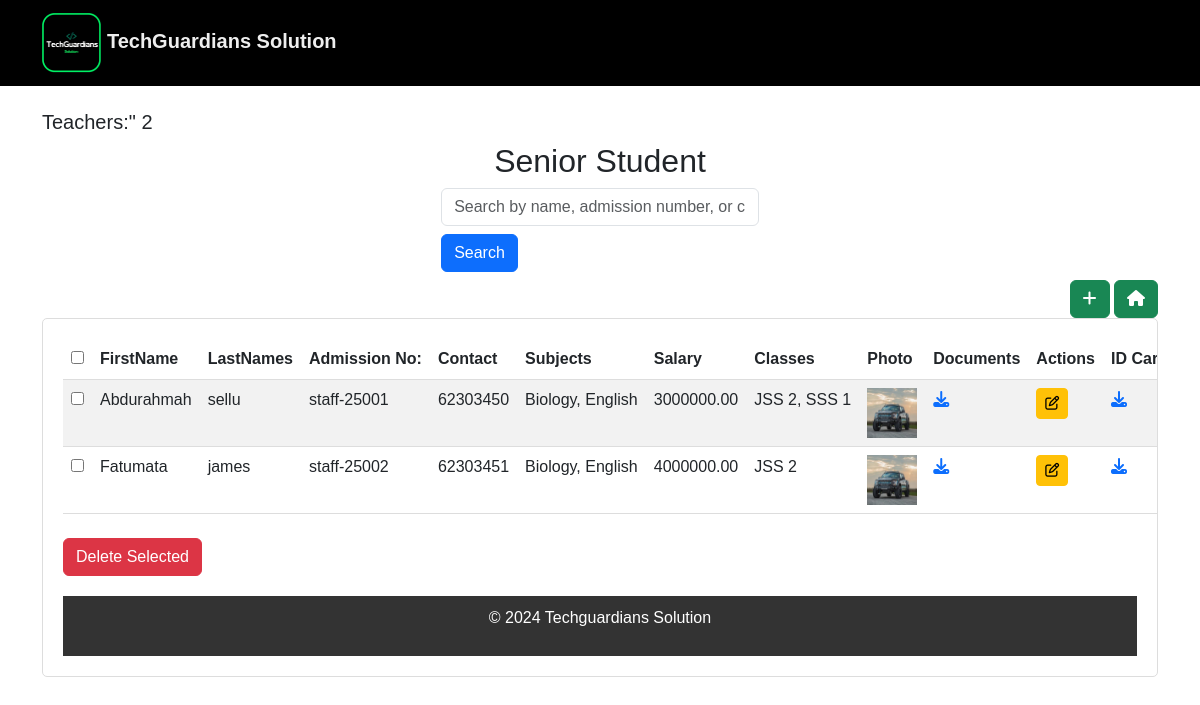
Screenshot of /teachers/ with the database file from the repository.
### students/models.py (models this page shows, shortened)
class Teacher(models.Model):
    first_name = models.CharField(max_length=100)
    last_name = models.CharField(max_length=100)
    contact = models.CharField(max_length=15)
    address = models.TextField()
    profile_photo = models.ImageField(upload_to='teachers/photos/', null=True, blank=True)
    documents = models.FileField(upload_to='teachers/documents/', null=True, blank=True)  # Document upload
    subjects = models.ManyToManyField('Subject', related_name="teachers")
    is_class_master = models.BooleanField(default=False)
    admission_number = models.CharField(max_length=15, unique=True, blank=True)  # Staff ID
    salary = models.DecimalField(max_digits=10, decimal_places=2, null=True, blank=True)  # Salary field
    grades = models.ManyToManyField(CLASS, related_name="teachers")

class Subject(models.Model):
    name = models.CharField(max_length=100)
    def __str__(self):
        return self.name

class CLASS(models.Model):
    name = models.CharField(max_length=50, unique=True)  # e.g., "Grade 1", "Grade 2", "Primary"
    def __str__(self):
        return self.name

### students/views.py (the view)
# urls.py: path('teachers/', views.teacher_list, name='teacher_list'),
def teacher_list(request):
    query = request.GET.get('q', '')  # Get the search query parameter
    if query:
        teachers = Teacher.objects.filter(
            Q(first_name__icontains=query) |
            Q(last_name__icontains=query) |
            Q(contact__icontains=query) |
            Q(subjects__name__icontains=query)  # For related subjects
        ).distinct()  # Remove duplicates due to subjects relationship
    else:
        teachers = Teacher.objects.all()
    teachers_count = teachers.count()
    classes = CLASS.objects.all()
    return render(request, 'students/teacher_list.html',
                  {'teachers': teachers,
                   'query': query,
                   'teachers_count':teachers_count,
                   'classes':classes})

### template/students/teacher_list.html (shortened to what this page needs)
{% load i18n %}
{% load static %}
<!DOCTYPE html>
<html lang="en">
<head>
    <link href="https://cdn.jsdelivr.net/npm/bootstrap@5.3.0/dist/css/bootstrap.min.css" rel="stylesheet">
    <link rel="stylesheet" href="https://cdnjs.cloudflare.com/ajax/libs/font-awesome/6.6.0/css/all.min.css"/>
</head>
<body>
    <nav class="navbar navbar-expand-lg navbar-dark">
        <div class="container">
          <a class="navbar-brand" href="Homepage.html">
            {% load static %}
            <img src="{% static 'tech1.png' %}" alt="Jubilee international" style="height: 60px; width:fit-content">
            TechGuardians Solution
          </a>
        </div>
    </nav>
    <div class="container mt-4">
        <h5>{% trans "Teachers:" %}" {{ teachers_count }}</h5>
        <h2 class="text-center">{% trans "Senior Student" %}</h2>
        <div class="search-container mb-2">
            <form method="get" class="d-flex flex-wrap gap-2">
                <input type="text" name="q" class="form-control" placeholder="Search by name, admission number, or class" value="{{ query }}">
                <button type="submit" class="btn btn-primary">Search</button>
            </form>
               </div>
            <div style="text-align: right;">
                <button class="btn btn-success"><a href="{% url 'create_teacher' %}" style="color: white; text-decoration: none;"><i class="fa-solid fa-plus"></i></a></button>
                <button class="btn btn-success"><a href="{% url 'home' %}" style="color: white; text-decoration: none;"><i class="fa-solid fa-house"></i></i></a></button>
            </div>
            <div class="table-container">
            <form id="deleteForm" method="POST" action="{% url 'delete_selected_teacher' %}">
                    <table class="table table-striped">
                        <thead>
                            <tr>
                                <th><input type="checkbox" id="selectAll"></th>
                                  <th>{% trans "FirstName" %}</th>
                                  <th>{% trans "LastNames" %}</th>
                                  <th>{% trans "Admission No:" %}</th>
                                  <th>{% trans "Contact" %}</th>
                                  <th>{% trans "Subjects" %}</th>
                                  <th>{% trans "Salary" %}</th>
                                  <th>{% trans "Classes" %}</th>
                                  <th>{% trans "Photo" %}</th>
                                  <th>{% trans "Documents" %}</th>
                                  <th>{% trans "Actions" %}</th>
                                  <th>{% trans "ID Card" %}</th>
                                </tr>
                        </thead>
                        <tbody>
                          {% for teacher in teachers %}
                          <tr>
                            <td><input type="checkbox" name="selected_teachers" value="{{ teacher.pk }}"></td>
                            <td>{{ teacher.first_name }}  </td>
                            <td>{{ teacher.last_name }}</td>
                            <td>{{ teacher.admission_number }}</td>
                            <td>{{ teacher.contact }}</td>
                            <td>{{ teacher.subjects.all|join:", " }}</td>
                            <td>{{ teacher.salary }}</td>
                            <td>{{teacher.grades.all|join:", "}}</td>
                            <td>
                              {% if teacher.profile_photo %}
                                <img src="{{ teacher.profile_photo.url }}" alt="Profile Photo" width="50" height="50">
                              {% else %}
                                {% trans "No Photo" %}
                              {% endif %}
                            </td>
                            <td>
                              {% if teacher.documents %}
                                <a href="{{ teacher.documents.url }}" target="_blank"><i class="fa-solid fa-download"></i></a>
                              {% else %}
                               {% trans " No Document" %}
                              {% endif %}
                            </td>
                            <td>
                              <a href="{% url 'edit_teacher' teacher.pk %}" class="btn btn-sm btn-warning"><i class="fa-regular fa-pen-to-square"></i></a>
                          </td>
                          <td>   <a href="{% url  'generate_teacher_card' teacher.id  %}"><i class="fa-solid fa-download"></i></a> </td>
                          {% endfor %}
                          </tr>
                        </tbody>
                    </table>
                  <button type="submit" class="btn btn-danger mt-2" onclick="return confirm('Are you sure you want to delete selected students?');">
                    {% trans "Delete Selected" %}
                </button>
            </form>
    <footer>
        <p>&copy; 2024 Techguardians Solution</p>
    </footer>
</body>
</html>

### template/students/teacher_list.html (style rules this page uses)
body { font-family: Arial, sans-serif; }
.navbar { background-color: black; }
.navbar-brand { color: #eee; font-weight: bold; }
.table-container { overflow-x: auto; padding: 20px; }
table { width: 100%; border-collapse: collapse; }
th, td { padding: 12px; border-bottom: 1px solid #ddd; text-align: left; }
th { background: #2c2c2c; color: white; }
.search-container { display: flex; flex-wrap: wrap; justify-content: center; gap: 10px; }
footer { background-color: #333; color: white; text-align: center; padding: 10px; margin-top: 20px; }
body { font-family: Arial, sans-serif; margin: 0; padding: 0; }
.table-container { max-height: 400px; overflow-y: auto; border: 1px solid #ddd; border-radius: 5px; }
th, td { padding: 12px; border-bottom: 1px solid #ddd; text-align: left; white-space: nowrap; }
thead { position: sticky; top: 0; background: #2c2c2c; color: white; z-index: 2; }

### rows the page displays
Teacher: first_name "Abdurahmah", last_name "sellu", admission_number "staff-25001", contact "62303450", subjects.all "Biology, English", salary "3000000.00", grades.all "JSS 2, SSS 1", profile_photo (picture)
Teacher: first_name "Fatumata", last_name "james", admission_number "staff-25002", contact "62303451", subjects.all "Biology, English", salary "4000000.00", grades.all "JSS 2", profile_photo (picture)

### other values shown
{{ teachers_count }} "2"
